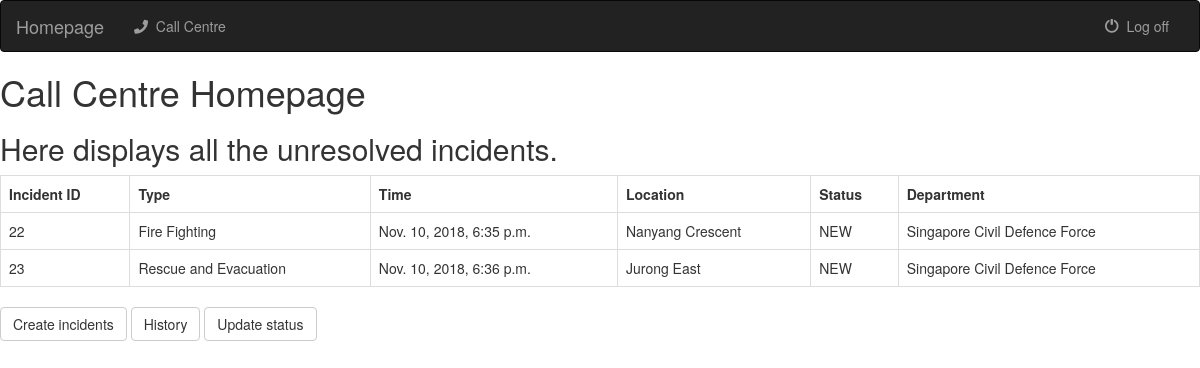
Page /callcentre/ on the earlier database version.
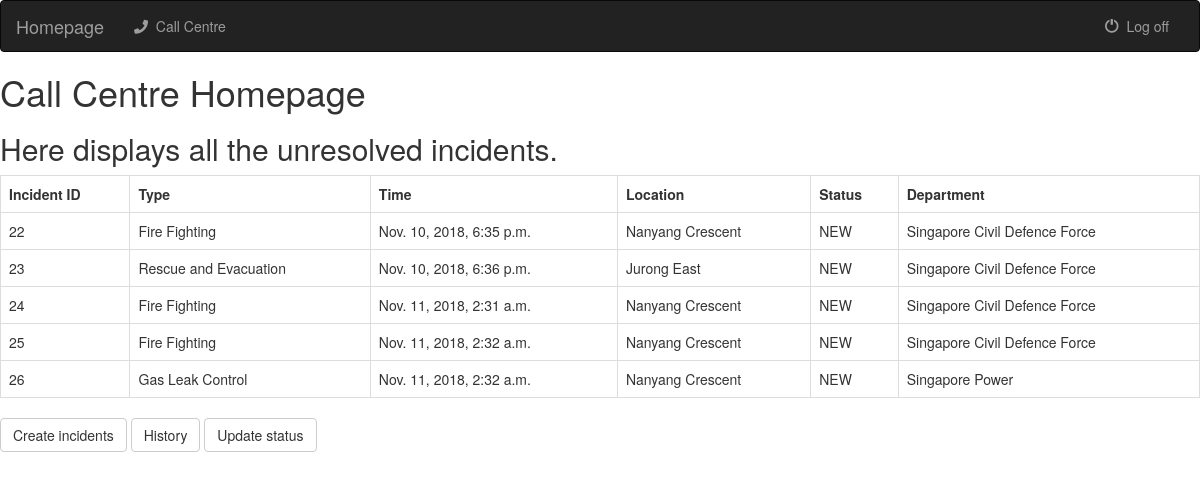
Same page on the later database version.
### callcentre/models.py (models this page shows)
class Incident(models.Model):
    caller_name = models.CharField(max_length=50, default='NULL')
    mobile_number = models.CharField(max_length=8, default='NULL')
    incident_time = models.DateTimeField(default=timezone.now)
    incident_location = models.CharField(max_length=100, default='NULL')
    incident_department = models.CharField(max_length=100, default='NULL')
    incident_region = models.CharField(max_length=100, choices = REGION_CHOICES, default='NULL')
    incident_category = models.CharField(max_length=100, choices=CATEGORY_CHOICES, default='NULL')
    incident_type = models.CharField(max_length=100, choices=TYPE_CHOICES, default='NULL')
    incident_status = models.CharField(max_length=100, choices=STATUS_UPDATE, default='NEW')
    incident_description = models.CharField(max_length=400, default='NULL')

### callcentre/views.py (the view)
# urls.py: path('', views.callcentre_home, name='callcentre_home'),
def callcentre_home(request):
    all_unsolved_incidents = Incident.objects.exclude(incident_status='Resolved').order_by('incident_time')
    context = {'all_unsolved_incidents' : all_unsolved_incidents }
    return render(request, 'callcentre/callcentre_home.html', context)

### templates/callcentre/callcentre_home.html
{% extends 'base_navi.html' %}
{% block body %}
<h1>Call Centre Homepage</h1>
<h2>Here displays all the unresolved incidents.</h2>
<table class="table table-bordered" style="width:100%">
  <tr>
    <th>Incident ID</th>
    <th>Type</th>
    <th>Time</th>
    <th>Location</th>
    <th>Status</th>
    <th>Department</th>
  </tr>
 {% for incident in all_unsolved_incidents %}
  <tr>
    <td>{{ incident.id }}</td>
    <td>{{ incident.incident_category }}</td>
    <td>{{ incident.incident_time }}</td>
    <td>{{ incident.incident_location }}</td>
    <td>{{ incident.incident_status }}</td>
    <td>{{ incident.incident_department }}</td>
  </tr>
    {% endfor %}
</table>
<a class="btn btn-default" href="{% url 'incidentCreation:incidentCreation' %}"  role="button">Create incidents</a>
<a class="btn btn-default" href="{% url 'callcentre:callcentre_history' %}" role="button">History</a>
<a class="btn btn-default" href="{% url 'statusCreation:index' %}"  role="button">Update status</a>
{% endblock %}

### templates/base_navi.html (shortened to what this page needs)
<!DOCTYPE html>
<html lang="en">
<head>
    {% load staticfiles %}
    <link rel="stylesheet" href="https://maxcdn.bootstrapcdn.com/bootstrap/3.3.6/css/bootstrap.min.css">
    <link rel="stylesheet" href="https://use.fontawesome.com/releases/v5.3.1/css/all.css">
</head>
<body>
<nav class="navbar navbar-inverse">
    <div class="container-fluid">
        <div class="navbar-header">
            <a class="navbar-brand" href="{% url 'map:map_home' %}">Homepage</a>
        </div>
        <div class="collapse navbar-collapse topNavBar">
            <ul class="nav navbar-nav">
                <li class="">
                    <a href="{% url 'callcentre:callcentre_home' %}">
                        <span class="fas fa-phone"></span>&nbsp; Call Centre
                    </a>
                </li>
            </ul>
            <ul class="nav navbar-nav navbar-right">
                <li class="">
                    <a href="#">
                        <span class="glyphicon glyphicon-off" aria-hidden="true"></span>&nbsp; Log off
                    </a>
                </li>
            </ul>
        </div>
    </div>
</nav>
{% block body %}
{% endblock %}
</body>
</html>

Differences in the rows shown:
added Incident: id "24", incident_category "Fire Fighting", incident_time "Nov. 11, 2018, 2:31 a.m.", incident_location "Nanyang Crescent", incident_status "NEW", incident_department "Singapore Civil Defence Force"
added Incident: id "25", incident_category "Fire Fighting", incident_time "Nov. 11, 2018, 2:32 a.m.", incident_location "Nanyang Crescent", incident_status "NEW", incident_department "Singapore Civil Defence Force"
added Incident: id "26", incident_category "Gas Leak Control", incident_time "Nov. 11, 2018, 2:32 a.m.", incident_location "Nanyang Crescent", incident_status "NEW", incident_department "Singapore Power"
